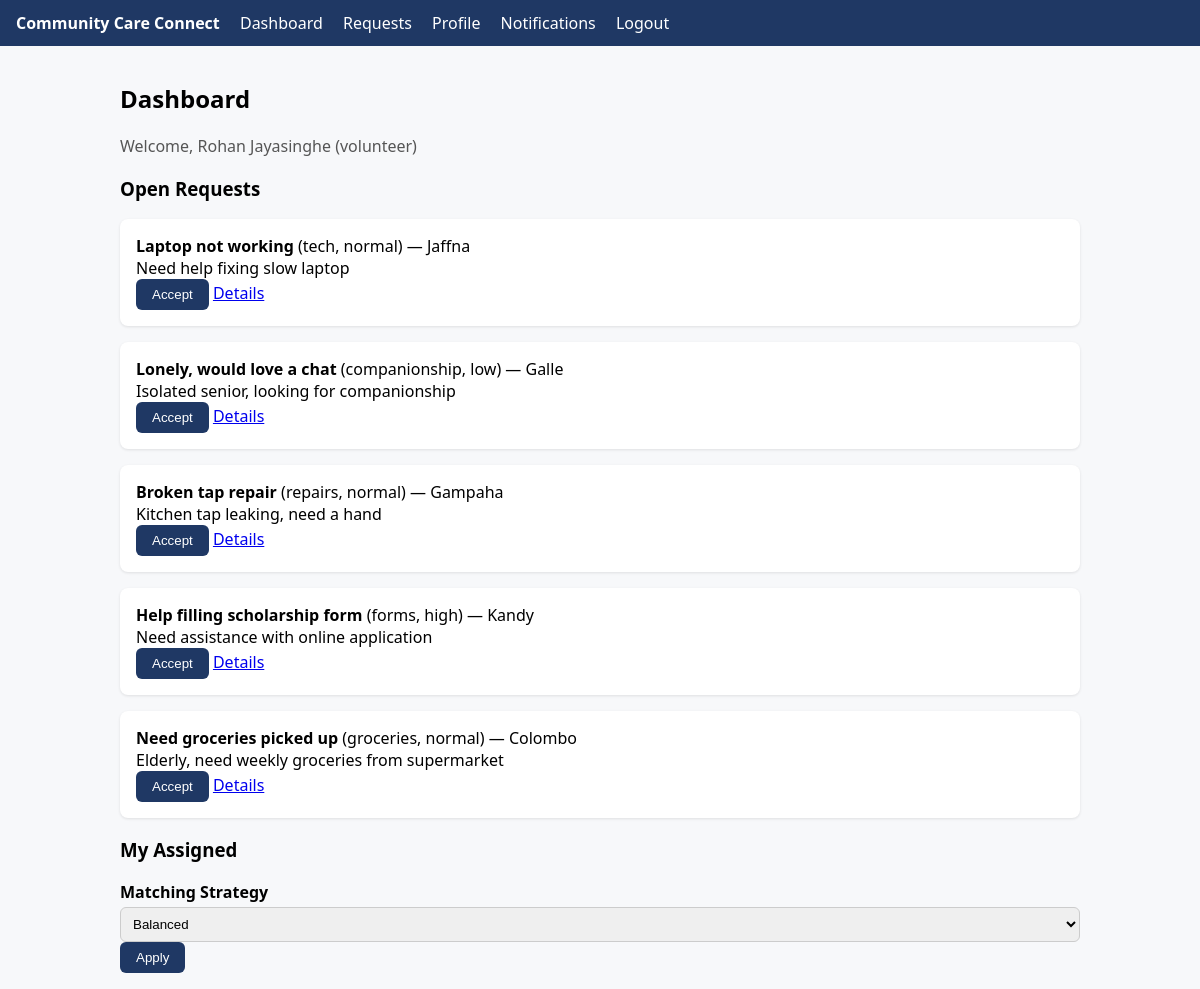
The page / (signed in) on the database its author committed.
### app/domain/models.py (models this page shows, shortened)
class User(UserMixin, db.Model):
    __tablename__ = "users"
    id = db.Column(db.Integer, primary_key=True)
    name = db.Column(db.String(100), nullable=False)
    email = db.Column(db.String(120), unique=True, nullable=False)
    password_hash = db.Column(db.String(255), nullable=False)
    role = db.Column(db.String(20), nullable=False, default="seeker")  # seeker/volunteer/admin
    location = db.Column(db.String(120), default="")
    created_at = db.Column(db.DateTime, default=datetime.utcnow)
    @property
    def is_admin(self):
        return self.role == "admin"

class HelpRequest(db.Model):
    __tablename__ = "help_requests"
    id = db.Column(db.Integer, primary_key=True)
    seeker_id = db.Column(db.Integer, db.ForeignKey("users.id"), nullable=False)
    title = db.Column(db.String(120), nullable=False)
    description = db.Column(db.Text, default="")
    category = db.Column(db.String(50), default="general")
    urgency = db.Column(db.String(20), default="normal")
    location = db.Column(db.String(120), default="")
    status = db.Column(db.String(20), default="open")  # open/assigned/in_progress/completed
    assigned_volunteer_id = db.Column(db.Integer, db.ForeignKey("users.id"), nullable=True)
    created_at = db.Column(db.DateTime, default=datetime.utcnow)
    seeker = db.relationship("User", foreign_keys=[seeker_id], backref="requests_made")
    volunteer = db.relationship("User", foreign_keys=[assigned_volunteer_id])

### app/presentation/request_routes.py (the view)
@request_bp.route("/")
@login_required
def dashboard():
    if current_user.role == "seeker":
        reqs = RequestRepo.by_seeker(current_user.id)
    elif current_user.role == "volunteer":
        reqs = RequestRepo.by_volunteer(current_user.id)
        open_reqs = RequestRepo.all_open()
    else:
        reqs = RequestRepo.all_requests()
        open_reqs = []
    unread = NotificationRepo.unread_count(current_user.id)
    return render_template("dashboard.html", reqs=reqs, open_reqs=open_reqs if current_user.role=="volunteer" else [],
                          unread=unread)

### app/data/repositories.py (called while the page is built)
    @staticmethod
    def get_by_id(uid):
        return User.query.get(uid)

    @staticmethod
    def all_open():
        return HelpRequest.query.filter_by(status="open").order_by(HelpRequest.created_at.desc()).all()

    @staticmethod
    def by_volunteer(uid):
        return HelpRequest.query.filter_by(assigned_volunteer_id=uid).order_by(HelpRequest.created_at.desc()).all()

    @staticmethod
    def unread_count(uid):
        return Notification.query.filter_by(user_id=uid, read=False).count()

### app/presentation/templates/dashboard.html (shortened to what this page needs)
{% extends "base.html" %}
{% block content %}
<h2>Dashboard</h2>
<p style="color:#555;">Welcome, {{ current_user.name }} ({{ current_user.role }})</p>
{% if current_user.role=='seeker' %}
  <a class="btn" href="{{ url_for('requests.new_request') }}">+ New Help Request</a>
  <h3>My Requests</h3>
  {% for r in reqs %}
    <div class="card">
      <strong>{{ r.title }}</strong> — <em>{{ r.status }}</em><br>
      {{ r.description }}<br>
      <a href="{{ url_for('requests.detail', rid=r.id) }}">View</a>
    </div>
  {% else %}<p>No requests yet.</p>{% endfor %}
{% elif current_user.role=='volunteer' %}
  <h3>Open Requests</h3>
  {% for r in open_reqs %}
    <div class="card">
      <strong>{{ r.title }}</strong> ({{ r.category }}, {{ r.urgency }}) — {{ r.location }}<br>
      {{ r.description }}<br>
      <form method="post" action="{{ url_for('requests.accept', rid=r.id) }}" style="display:inline">
        <button class="btn" type="submit">Accept</button>
      </form>
      <a href="{{ url_for('requests.detail', rid=r.id) }}">Details</a>
    </div>
  {% else %}<p>No open requests.</p>{% endfor %}
  <h3>My Assigned</h3>
  <form method="post" action="{{ url_for('requests.set_strategy') }}" style="margin-top:1rem;">
    <label>Matching Strategy</label>
    <select name="strategy">
      <option value="balanced">Balanced</option>
    </select>
    <button class="btn" type="submit">Apply</button>
  </form>
{% else %}
  <p>Admin — see <a href="{{ url_for('admin.admin_dashboard') }}">admin panel</a>.</p>
{% endif %}
{% endblock %}

### app/presentation/templates/base.html (style rules this page uses)
body { font-family: system-ui, sans-serif; margin: 0; background:#f7f8fa; }
.card { background:#fff; border-radius:8px; padding:1rem; margin:1rem 0; box-shadow:0 1px 3px rgba(0,0,0,.1); }
.btn { display:inline-block; padding:.5rem 1rem; border-radius:6px; background:#1f3864; color:#fff; text-decoration:none; border:none; cursor:pointer; }
label { display:block; margin:.5rem 0 .25rem; font-weight:600; }
input, textarea, select { width:100%; padding:.5rem; border:1px solid #ccc; border-radius:6px; box-sizing:border-box; }

### rows shown on the page
User: name "Rohan Jayasinghe", role "volunteer"
HelpRequest: title "Laptop not working", category "tech", urgency "normal", location "Jaffna", description "Need help fixing slow laptop"
HelpRequest: title "Lonely, would love a chat", category "companionship", urgency "low", location "Galle", description "Isolated senior, looking for companionship"
HelpRequest: title "Broken tap repair", category "repairs", urgency "normal", location "Gampaha", description "Kitchen tap leaking, need a hand"
HelpRequest: title "Help filling scholarship form", category "forms", urgency "high", location "Kandy", description "Need assistance with online application"
HelpRequest: title "Need groceries picked up", category "groceries", urgency "normal", location "Colombo", description "Elderly, need weekly groceries from supermarket"
